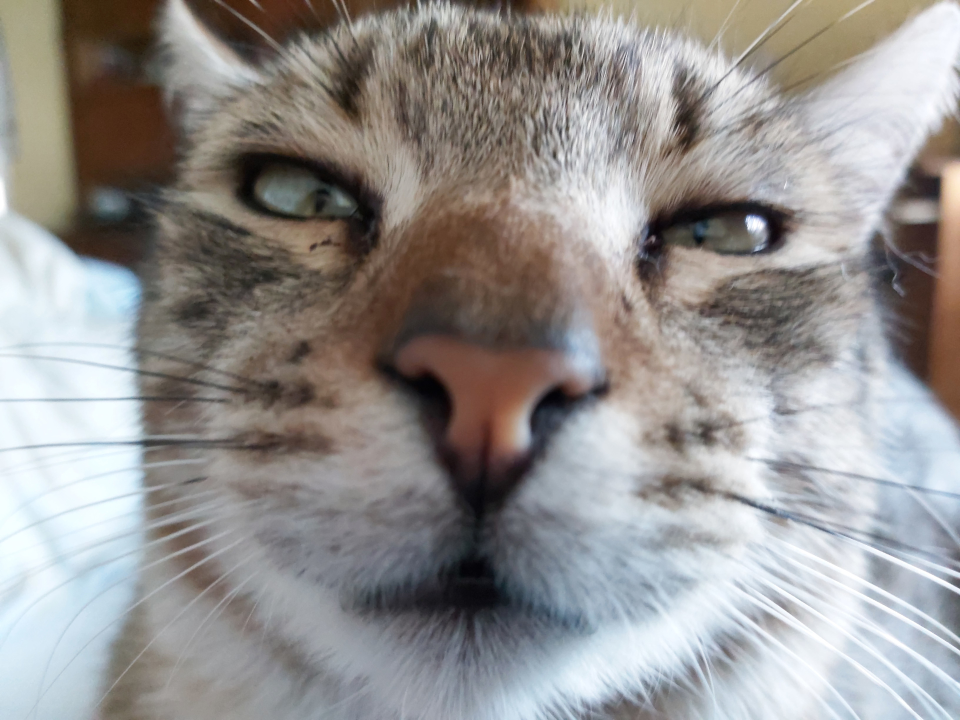
#> input picture image_processing/Images/cat.jpg, 1920 x 1440 px (shown at 1/2 size)
$ jupyter execute --allow-errors img_processing.ipynb   (older library calls are emulated)
#> lines starting #> are read from the running program, lines starting #| are printed output that depends on the picture; after the words box and inside, x2 and y2 are one past the last pixel; in counts of white or black regions, pixels touching at a corner belong together
# Kép betöltése és megjelenítése

[cell 1]
import matplotlib.pyplot as plt
import matplotlib.image as mpimg
import cv2
import numpy as np
from scipy.signal import convolve2d #2D konvolúció
import os
from PIL import Image

[cell 2]
img = mpimg.imread('Images/cat.jpg')
#> img is the input picture: shape (1440, 1920, 3); mean R, G, B 148.9, 146, 144.4
imgplot = plt.imshow(img)
plt.show()

# Kép vágása

[cell 3]
#image shape (height, width, depth/color)
print(img.shape)
#| (1440, 1920, 3)

[cell 4]
img_cropped = img[0:600, 0:1000, :]
imgplot = plt.imshow(img_cropped)
plt.show()

[cell 5]
print(img_cropped.shape)
#| (600, 1000, 3)

# Kép szürkeárnyalatossá tétele
## Átlagolással

[cell 6]
grey_img = cv2.imread('Images/cat.jpg')

#Transform so Matplotlib can read it correctly
fix_img = cv2.cvtColor(img, cv2.COLOR_BGR2RGB)
plt.title('BGR konvertáció')
plt.imshow(fix_img)

#Matplotlib expects Red Green Blue
#OPENCV reads as Blue Green Red

#the three channels
R, G, B = fix_img[:,:,0], fix_img[:,:,1],fix_img[:,:,2]
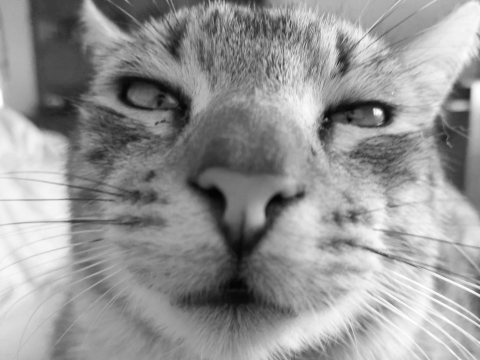
#> B: shape (1440, 1920) (shown at 1/4 size); min 0, max 255, mean 148.9

[cell 7]
gray_avg_img = np.mean(fix_img, axis=2)
plt.imshow(gray_avg_img, cmap='gray')

## Súlyozott átlaggal

[cell 8]
#OpenCV grayscale conversion formula
Y = 0.299 * R + 0.587 * G + 0.114 * B
print(Y)
#> (printed output is left out)

[cell 9]
plt.imshow(Y, cmap='gray')

[cell 10]
#OpenCV function
gray_img_ocv = cv2.imread('Images/cat.jpg', cv2.IMREAD_GRAYSCALE)
#print(gray_img_ocv)

plt.imshow(gray_img_ocv, cmap='gray')

# Hisztogram
## OpenCV

[cell 11]
histg = cv2.calcHist([gray_img_ocv], [0], None, [256], [0, 256])
#> histg = 256 values, max 20710 at index 154, min 0 at index 0, mean 10800
#cv2.calcHist(images, channels, mask, histSize, ranges[, hist[, accumulate]])

plt.xlabel('Intenzitás')
plt.ylabel('Gyakoriság')
plt.title('Szürkeárnyalati hisztogram')
plt.hist(gray_img_ocv.ravel(), 256, [0,256])
plt.show()

## Matplotlib

[cell 12]
hist,bin = np.histogram(gray_avg_img.ravel(), 256, [0,255])
#> hist = 256 values, max 21113 at index 152, min 0 at index 0, mean 10800; bin = 257 values from 0 to 255

plt.plot(hist)
plt.xlabel('Intenzitás')
plt.ylabel('Gyakoriság')
plt.title('Szürkeárnyalati hisztogram')
plt.show()

# Küszöbölés

[cell 13]
_, thresholded_image = cv2.threshold(gray_avg_img, 127, 255, cv2.THRESH_BINARY)
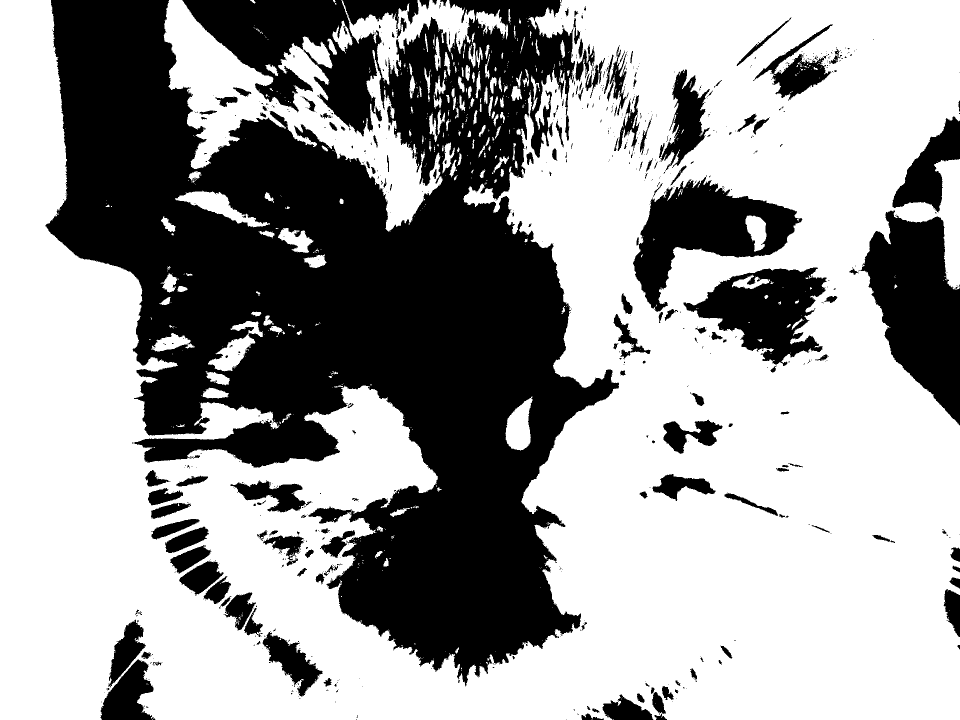
#> thresholded_image: shape (1440, 1920) float64 (shown at 1/2 size); 62.1% white; 832 black regions (653 under 20 px), largest, box (x1, y1, x2, y2) and area: (91, 0, 1238, 1373) 816699, (1722, 421, 1920, 851) 50264, (1266, 351, 1605, 624) 38129

plt.figure()
plt.imshow(thresholded_image, cmap='gray')
plt.axis('off')
plt.title('Globális küszöbölés')
plt.show()

# Átlagoló szűrő
## OpenCV

[cell 14]
kernel_size = (3, 3)  # A szűrő mérete (pl. 3x3)
filtered_image = cv2.blur(img, kernel_size)

plt.figure()
plt.imshow(cv2.cvtColor(filtered_image, cv2.COLOR_BGR2RGB))
plt.axis('off')
plt.title('Átlagoló szűrő (OpenCV)')
plt.show()
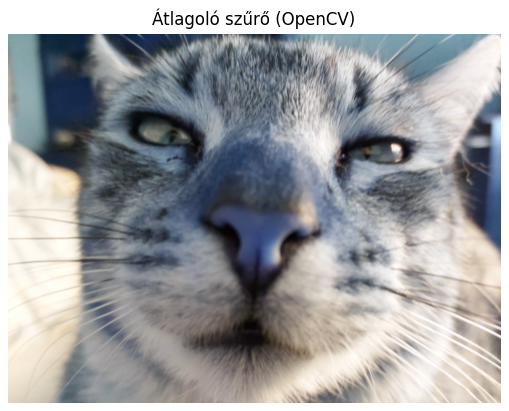
#> figure drawn by matplotlib, 1 panel; B, G, R data is drawn as R, G, B

[cell 15]
def global_threshold_ratio(image, ratio):
    # Kép konvertálása szürkeárnyalatossá
#> called with ratio = 0.6
    gray_image = cv2.cvtColor(image, cv2.COLOR_BGR2GRAY)

    # Küszöbérték meghatározása az adott arány alapján
    threshold_value = np.percentile(gray_image, ratio * 100)
#> threshold_value = 161

    # Küszöbölés
    _, thresholded_image = cv2.threshold(gray_image, threshold_value, 255, cv2.THRESH_BINARY)
#> thresholded_image: shape (1440, 1920); 39.8% white; 791 white regions (669 under 20 px), largest, box (x1, y1, x2, y2) and area: (885, 0, 1920, 1440) 761299, (0, 126, 476, 1440) 261715, (339, 0, 528, 188) 13344

    return thresholded_image


thresh_img = global_threshold_ratio(img, .6)


plt.figure()
plt.imshow(thresh_img, cmap='gray')
plt.axis('off')
plt.title('Globális küszöbölés arányosan')
plt.show()

#> (a cell that did not finish here is left out)

## Kézi implementáció

[cell 17]
image_rgb = cv2.cvtColor(img, cv2.COLOR_BGR2RGB)  # Kép átalakítása RGB formátumba

kernel_size = (3, 3)  # A szűrő mérete (pl. 3x3)
kernel = np.ones(kernel_size) / np.prod(kernel_size)

filtered_image_r = convolve2d(image_rgb[:,:,0], kernel, mode='same', boundary='symm')
filtered_image_g = convolve2d(image_rgb[:,:,1], kernel, mode='same', boundary='symm')
filtered_image_b = convolve2d(image_rgb[:,:,2], kernel, mode='same', boundary='symm')

filtered_image = np.stack((filtered_image_r, filtered_image_g, filtered_image_b), axis=2).astype(np.uint8)

plt.figure()
plt.imshow(filtered_image)
plt.axis('off')
plt.title('Átlagoló szűrő (kézi implementáció)')
plt.show()

## Különböző kernel méretekkel

[cell 18]
def average_filter(image, kernel_size):
    # Átlagoló szűrő alkalmazása
    filtered_image = cv2.blur(image, (kernel_size, kernel_size))
    return filtered_image

# Kép betöltése
img = cv2.imread('Images/blurry.jpg', cv2.IMREAD_GRAYSCALE)
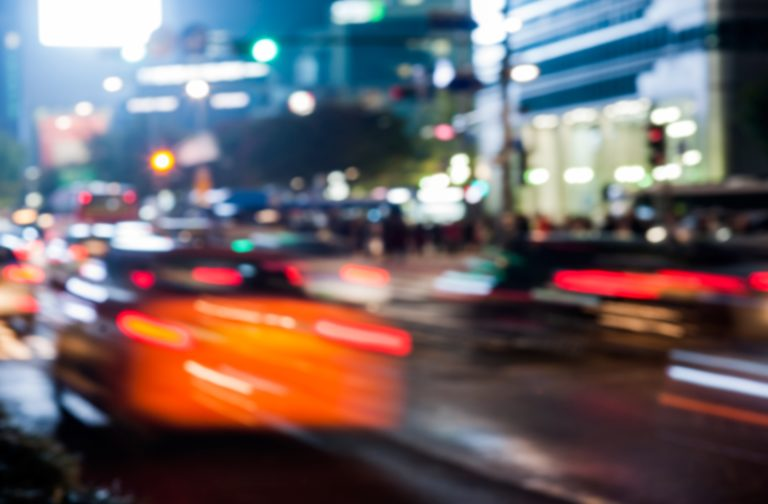
#> input picture image_processing/Images/blurry.jpg, 768 x 504 px
#> img: shape (504, 768)

# Kernel méretek léptetése
start = 3
stop = 101
step = 2
kernel_sizes = list(range(start, stop+1, step))

# Kimeneti mappa létrehozása
output_dir = 'average_filter'
os.makedirs(output_dir, exist_ok=True)

# Átlagolt képek elmentése különböző kernel méretekkel
for kernel_size in kernel_sizes:
    filtered_image = average_filter(img, kernel_size)
    file_name = f'{kernel_size}x{kernel_size}.png'
    file_path = os.path.join(output_dir, file_name)
    cv2.imwrite(file_path, filtered_image)

## Nem négyzetes kernel

[cell 19]
def average_filter(image, kernel):
    # Átlagoló szűrő alkalmazása
    filtered_image = cv2.filter2D(image, -1, kernel)

    return filtered_image

# Kernel definiálása
kernel = np.array([[1/9, 1/9, 1/9],
                   [1/9, 1/9, 1/9],
                   [1/9, 1/9, 1/9]])

'''A kernel értékeit lineárisan beállítottam 1/9-re,
hogy megfeleljenek egy pontosabb átlagoló szűrőnek.
Ez a kernel súlyozott átlagolást eredményez, amely nem módosítja a kép világosságát.'''


# Átlagoló szűrő alkalmazása nem négyzetes kernellel
filtered_image = average_filter(img, kernel)

# Eredmény megjelenítése
fig, axs = plt.subplots(1, 2, figsize=(8, 4))

axs[0].imshow(cv2.cvtColor(img, cv2.COLOR_BGR2RGB))
axs[0].set_title('Eredeti kép')
axs[0].axis('off')

axs[1].imshow(cv2.cvtColor(filtered_image, cv2.COLOR_BGR2RGB))
axs[1].set_title('Átlagolt kép')
axs[1].axis('off')

plt.show()
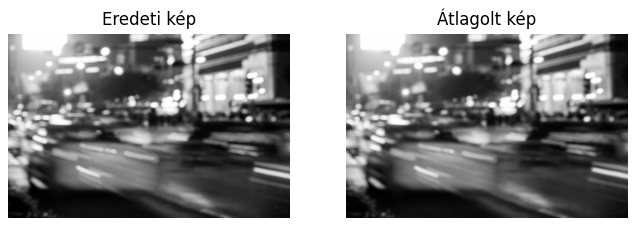
#> figure drawn by matplotlib, 2 panels

# Medián szűrés

[cell 20]
def median_filter(image, kernel_size):
    # Mediánszűrő alkalmazása
    filtered_image = cv2.medianBlur(image, kernel_size)

    return filtered_image

# Kernel méretek léptetése
start = 3
stop = 101
step = 2
kernel_sizes = list(range(start, stop+1, step))

# Kimeneti mappa létrehozása
output_dir = 'median_filter'
os.makedirs(output_dir, exist_ok=True)

# Mediánszűrő alkalmazása különböző kernel méretekkel
filtered_images = []
for kernel_size in kernel_sizes:
    filtered_image = median_filter(img, kernel_size)
    filtered_images.append(filtered_image)

    # Eredmények mentése fájlba
    file_name = f'{kernel_size}x{kernel_size}.png'
    file_path = os.path.join(output_dir, file_name)
    cv2.imwrite(file_path, filtered_image)
#> after the loop, filtered_images = 50 items

# Lokális küszöbölés

[cell 21]
def local_threshold_mean(image, kernel_size):
    # Átlagszűrő alkalmazása a küszöbérték meghatározásához
#> called with kernel_size = 25
    blurred_image = cv2.blur(image, (kernel_size, kernel_size))

    # Konvolúció az eredeti képpel
    convolved_image = cv2.filter2D(image, -1, np.ones((kernel_size, kernel_size), dtype=np.float32) / (kernel_size * kernel_size))

    # Lokális küszöbölés az átlag alapján
    thresholded_image = np.where(image > convolved_image, 255, 0).astype(np.uint8)
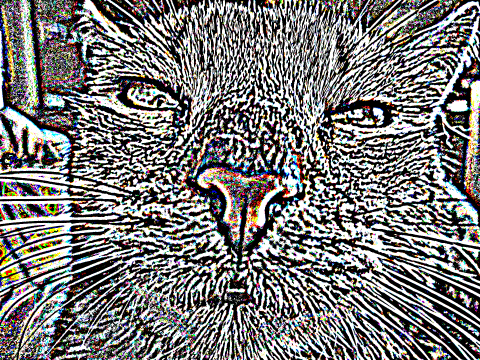
#> thresholded_image: shape (1440, 1920, 3) (shown at 1/4 size); mean B, G, R 119.8, 120.6, 121.5

    return thresholded_image

# Lokális küszöbölés alkalmazása
kernel_size = 25
thresholded_image = local_threshold_mean(grey_img, kernel_size)

# Eredmények megjelenítése
fig, axs = plt.subplots(1, 2, figsize=(10, 5))
axs[0].imshow(grey_img, cmap='gray')
axs[0].set_title('Eredeti kép')
axs[0].axis('off')

axs[1].imshow(thresholded_image, cmap='gray')
axs[1].set_title('Lokális küszöbölés átlag alapján')
axs[1].axis('off')

plt.show()

# Élkiemelés
## Roberts filter

[cell 22]
lines = cv2.imread('Images/lines.png', cv2.IMREAD_GRAYSCALE)
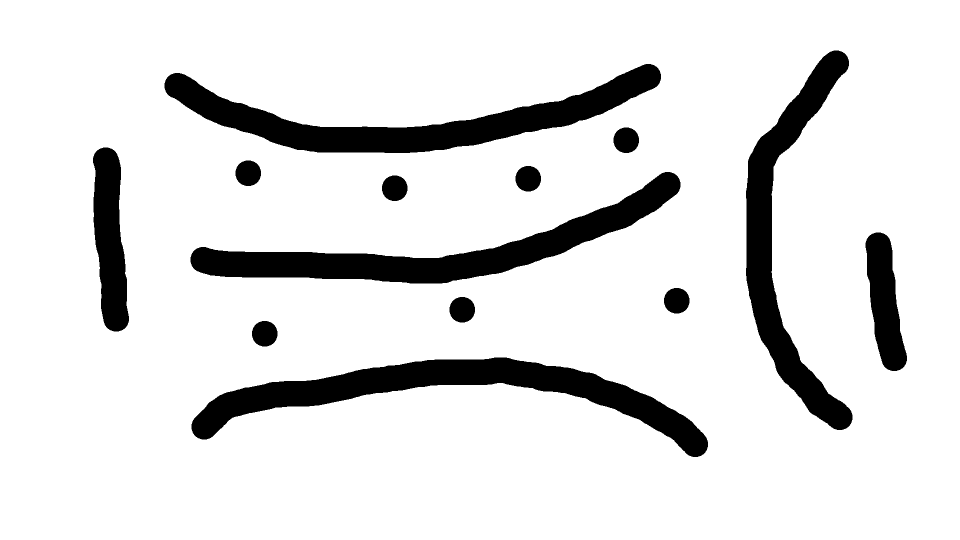
#> input picture image_processing/Images/lines.png, 1920 x 1080 px (shown at 1/2 size)
#> lines: shape (1080, 1920); 87.9% white; 13 black regions, largest, box (x1, y1, x2, y2) and area: (383, 715, 1416, 914) 55613, (329, 128, 1322, 306) 52782, (381, 344, 1361, 567) 51730

roberts_x = np.array([[1, 0], [0, -1]])
roberts_y = np.array([[0, 1], [-1, 0]])

filtered_image_x = cv2.filter2D(lines, -1, roberts_x)
#> filtered_image_x: shape (1080, 1920); 0.25% white in thin lines or dots, all inside (x1, y1, x2, y2) = (186, 101, 1773, 905)
filtered_image_y = cv2.filter2D(lines, -1, roberts_y)
#> filtered_image_y: shape (1080, 1920); 0.24% white in thin lines or dots, all inside (x1, y1, x2, y2) = (196, 101, 1815, 905)

# Gradiens vektorok összege
gradient_magnitude = np.sqrt(filtered_image_x**2 + filtered_image_y**2)

# Eredmények megjelenítése
plt.subplot(2, 2, 1)
plt.imshow(lines, cmap='gray')
plt.axis('off')
plt.title('Eredeti kép')

plt.subplot(2, 2, 2)
plt.imshow(filtered_image_x, cmap='gray')
plt.axis('off')
plt.title('Roberts (X irány)')

plt.subplot(2, 2, 3)
plt.imshow(filtered_image_y, cmap='gray')
plt.axis('off')
plt.title('Roberts (Y irány)')

plt.subplot(2, 2, 4)
plt.imshow(gradient_magnitude, cmap='gray')
plt.axis('off')
plt.title('Gradiens vektor hossza')

plt.tight_layout()
plt.show()

## Sobel filter

[cell 23]
# Sobel operátor alkalmazása az X és Y irányban
filtered_image_sobel_x = cv2.Sobel(lines, cv2.CV_64F, 1, 0, ksize=3)
filtered_image_sobel_y = cv2.Sobel(lines, cv2.CV_64F, 0, 1, ksize=3)
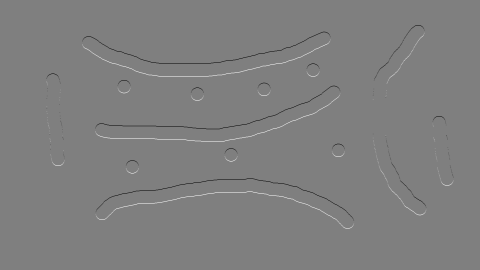
#> filtered_image_sobel_y: shape (1080, 1920) float64 (shown at 1/4 size); min -1020, max 1020, mean 0; drawn with min black and max white

# Gradiens magnitúdó számítása
gradient_magnitude = np.sqrt(filtered_image_sobel_x**2 + filtered_image_sobel_y**2)

# Eredmények megjelenítése
plt.subplot(3, 1, 1)
plt.imshow(filtered_image_sobel_x, cmap='gray')
plt.axis('off')
plt.title('Sobel (X irány)')

plt.subplot(3, 1, 2)
plt.imshow(filtered_image_sobel_y, cmap='gray')
plt.axis('off')
plt.title('Sobel (Y irány)')

plt.subplot(3, 1, 3)
plt.imshow(gradient_magnitude, cmap='gray')
plt.axis('off')
plt.title('Sobel (Gradiens magnitúdó)')

plt.tight_layout()
plt.show()

# Élkiemelés konvolúciós mátrixszokkal

[cell 24]
def edge_detection(image, kernel):
    # Élkimelés konvolúcióval
    filtered_image = cv2.filter2D(image, -1, kernel)

    return filtered_image

def compute_gradient_magnitude(image):
    # Gradiensvektorok számítása
    gradient_x = cv2.Sobel(image, cv2.CV_64F, 1, 0, ksize=3)
    gradient_y = cv2.Sobel(image, cv2.CV_64F, 0, 1, ksize=3)

    # Gradiens vektorok hosszának kiszámítása
    gradient_magnitude = np.sqrt(gradient_x**2 + gradient_y**2)

    return gradient_x, gradient_y, gradient_magnitude

lines = cv2.imread('Images/lines.png', cv2.IMREAD_GRAYSCALE)

roberts_x = np.array([[1, 0],
                      [0, -1]])

roberts_y = np.array([[0, 1],
                      [-1, 0]])

sobel_x = np.array([[-1, 0, 1],
                    [-2, 0, 2],
                    [-1, 0, 1]])

sobel_y = np.array([[-1, -2, -1],
                    [0, 0, 0],
                    [1, 2, 1]])

# Élkimelés Roberts operátorokkal
roberts_x_filtered = edge_detection(lines, roberts_x)
roberts_y_filtered = edge_detection(lines, roberts_y)

# Élkimelés Sobel operátorokkal
sobel_x_filtered = edge_detection(lines, sobel_x)
sobel_y_filtered = edge_detection(lines, sobel_y)
#> in edge_detection (call 4), `filtered_image = cv2.filter2D(image, -1, kernel)`:
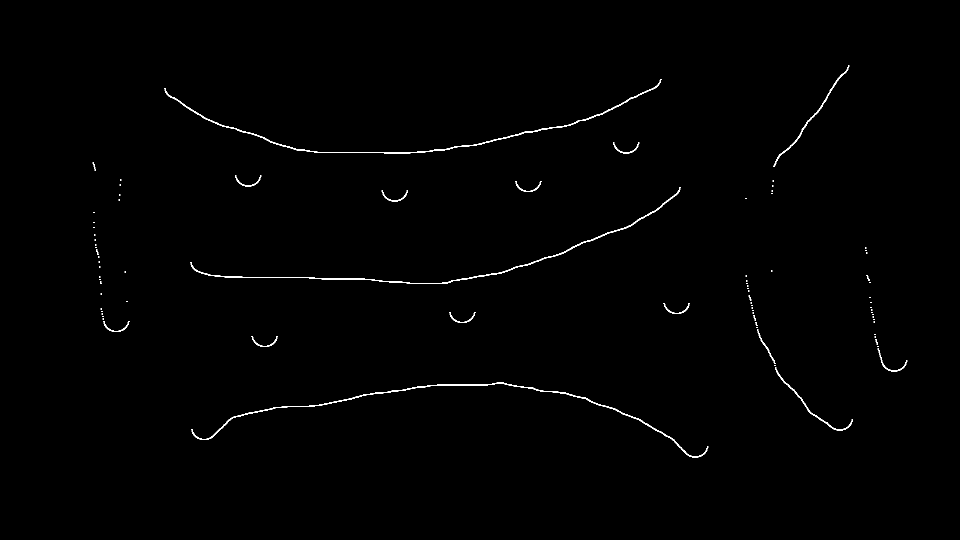
#> filtered_image: shape (1080, 1920) (shown at 1/2 size); 0.54% white in thin lines or dots, all inside (x1, y1, x2, y2) = (185, 131, 1815, 915)

# Gradiens vektorok hosszának számítása
roberts_x_gradient, roberts_y_gradient, roberts_magnitude = compute_gradient_magnitude(lines)
sobel_x_gradient, sobel_y_gradient, sobel_magnitude = compute_gradient_magnitude(lines)

# Eredmények megjelenítése
fig, axs = plt.subplots(4, 3, figsize=(12, 12))

axs[0, 0].imshow(roberts_x_filtered, cmap='gray')
axs[0, 0].set_title('Roberts x')
axs[0, 0].axis('off')

axs[0, 1].imshow(roberts_y_filtered, cmap='gray')
axs[0, 1].set_title('Roberts y')
axs[0, 1].axis('off')

axs[0, 2].imshow(roberts_magnitude, cmap='gray')
axs[0, 2].set_title('Roberts gradiens magnitúdó')
axs[0, 2].axis('off')

axs[1, 0].imshow(sobel_x_filtered, cmap='gray')
axs[1, 0].set_title('Sobel x')
axs[1, 0].axis('off')

axs[1, 1].imshow(sobel_y_filtered, cmap='gray')
axs[1, 1].set_title('Sobel y')
axs[1, 1].axis('off')

axs[1, 2].imshow(sobel_magnitude, cmap='gray')
axs[1, 2].set_title('Sobel gradiens magnitúdó')
axs[1, 2].axis('off')

axs[2, 0].imshow(roberts_x_gradient, cmap='gray')
axs[2, 0].set_title('Roberts x gradiens')
axs[2, 0].axis('off')

axs[2, 1].imshow(roberts_y_gradient, cmap='gray')
axs[2, 1].set_title('Roberts y gradiens')
axs[2, 1].axis('off')

axs[2, 2].imshow(sobel_x_gradient, cmap='gray')
axs[2, 2].set_title('Sobel x gradiens')
axs[2, 2].axis('off')

axs[3, 0].imshow(sobel_y_gradient, cmap='gray')
axs[3, 0].set_title('Sobel y gradiens')
axs[3, 0].axis('off')

axs[3, 1].axis('off')
axs[3, 2].axis('off')

plt.tight_layout()
plt.show()

# Blobdetektálás

[cell 25]
# Binarizálás
threshold_value = 160
#> (the rest of this cell did not finish here and is left out)

# Vonalkövetés

[cell 26]
def follow_line(image, start_point, num_steps):
#> called with start_point = (500, 500), num_steps = 100
    current_point = start_point
    line_points = [current_point]

    for _ in range(num_steps):
        x, y = current_point
        neighborhood = [(x-1, y-1), (x, y-1), (x+1, y-1), (x-1, y), (x+1, y), (x-1, y+1), (x, y+1), (x+1, y+1)]

        next_point = None
        min_value = float('inf')

        for neighbor in neighborhood:
            nx, ny = neighbor
            if nx >= 0 and ny >= 0 and nx < image.width and ny < image.height:
                value = image.getpixel((nx, ny))
                if value < min_value:
                    min_value = value
                    next_point = neighbor

        if next_point is None:
            break

        current_point = next_point
        line_points.append(current_point)
#> after the loop, line_points = 101 pairs, first value 400 to 500, second value 400 to 500

    return line_points

# Kép beolvasása
image = Image.open("Images/lines.png").convert("L")  # Átalakítás szürkeárnyalatos képre

# Kezdőpont meghatározása
start_point = (500, 500)

# Lépésszám meghatározása
num_steps = 100

# Vonalkövetés
line_points = follow_line(image, start_point, num_steps)

# Eredmény megjelenítése
plt.imshow(image, cmap='gray')
plt.plot(*zip(*line_points), color='red', linewidth=2)
plt.show()
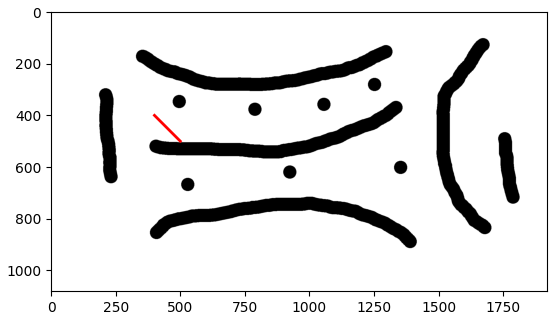
#> figure drawn by matplotlib, 1 panel


'''Ez a program egy vonalkövető algoritmust valósít meg,
amely egy adott képen egy kiindulópontból egy adott számú lépést tesz meg, és végigköveti a vonalat.
A vonalkövetés során az algoritmus minden lépésben kiválasztja a legközelebbi szomszédos pontot,
amelynek pixelértéke a legalacsonyabb.
Az algoritmus ezáltal megtalálja a vonal irányát és az általa megtett pontokat piros vonallal ábrázolja
az eredeti képen.'''
